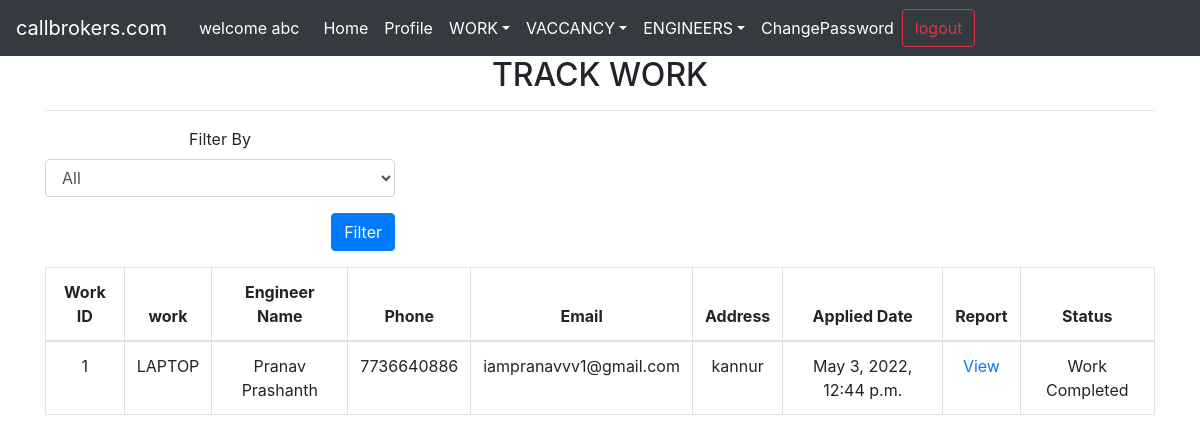
/company/track_work/ (signed in), run on the app's committed database.
### account/models.py (models this page shows, shortened)
class User(AbstractUser):
    user_type = models.CharField(max_length=15,default='admin')

class engineer(models.Model):
    user = models.OneToOneField(User,on_delete=models.CASCADE)
    phone = models.CharField(max_length=50)
    address = models.CharField(max_length=50)
    district = models.CharField(max_length=50, default=None, blank=True, null=True)
    id_proof = models.FileField(
        max_length = 300,
        upload_to = 'Id_proof/'
    )
    profile_pic = models.ImageField(upload_to='profile_pics',blank=True,null=True,default='profile_pics/default.jpg')

### engineer/models.py (models this page shows)
class ApplyWork(models.Model):
    engineer = models.ForeignKey(engineer, on_delete=models.CASCADE)
    work = models.ForeignKey(Work, on_delete=models.CASCADE)
    status = models.CharField(default='Applied', max_length=20)
    date = models.DateTimeField(auto_now_add=True)

### customer/models.py (models this page shows, shortened)
class Work(models.Model):
    WARRANTY_TYPE = (
        (0, 'No'),
        (1, 'Yes'),
    )
    product_item = models.CharField(max_length=50)
    brand_name = models.CharField(max_length=50)
    model_number = models.CharField(max_length=50)
    serial_number = models.CharField(max_length=100)
    date = models.DateField(auto_now_add=True)
    warranty = models.IntegerField(choices=WARRANTY_TYPE, default=0)
    description = models.TextField(max_length=500)
    user = models.ForeignKey(User, on_delete=models.CASCADE, default=None)

### company/views.py (the view, shortened to what this page needs)
# urls.py: path('track_work/',track_work,name='company_track_work'),
def track_work(request):
    if request.method == 'GET':
        lst = list(Work.objects.filter(user=request.user).values_list('id').distinct())
        works = ApplyWork.objects.filter(work__in=lst,status__in=['Approved', 'Completed'])
        context = {}
        context['works'] = works
        return render(request,'company/track_work.html',context)

### company/templates/company/track_work.html (shortened to what this page needs)
{% extends 'company/shared/base.html' %}
{% load static %}
{% load crispy_forms_tags %}
{% block content %}
<div class="container">
    <div class="row">
        <div class="col-md-12 text-center">
            <h2>TRACK WORK</h2>
            <hr>
            <div class="row">
                <div class="col-4">
                    <form method="post">
                        <div class="form-group">
                            <label for="filter">Filter By</label>
                            <select name="filter" id="filter" class="form-control">
                                <option value="all">All</option>
                            </select>
                        </div>
                        <div class="form-group text-right">
                            <button type="submit" class="btn btn-primary">Filter</button>
                        </div>
                    </form>
                </div>
                <div class="col-sm-12">
                    <table class="table table-bordered">
                        <thead>
                            <tr>
                                <th>Work ID</th>
                                <th>work</th>
                                <th>Engineer Name</th>
                                <th>Phone</th>
                                <th>Email</th>
                                <th>Address</th>
                                <th>Applied Date</th>
                                <th>Report</th>
                                <th>Status</th>
                            </tr>
                        </thead>
                        <tbody>
                            {% for w in works %}
                            <tr>
                                <td>{{ w.work.id }}</td>
                                <td>{{ w.work.product_item }}</td>
                                <td>{{ w.engineer.user.first_name }} {{ w.engineer.user.last_name }}</td>
                                <td>{{ w.engineer.phone }}</td>
                                <td>{{ w.engineer.user.email }}</td>
                                <td>{{ w.engineer.address }}</td>
                                <td>
                                    {{ w.date }}
                                </td>
                                <td>
                                    {% if w.status == 'Approved' %}
                                        Not Found
                                    {% elif w.status == 'Completed' %}
                                        <a href="{% url 'company_work_detail' work_id=w.work.id %}">View</a>
                                    {% endif %}
                                </td>
                                <td>
                                    {% if w.status == 'Approved' %}
                                        Work in progress
                                    {% elif w.status == 'Completed' %}
                                        Work Completed
                                    {% endif %}
                                </td>
                            </tr>
                            {% endfor %}
                        </tbody>
                    </table>
                </div>
            </div>
        </div>
    </div>
</div>
{% endblock content %}

### company/templates/company/shared/nav.html (shortened to what this page needs)
<nav class="navbar navbar-expand-sm navbar-dark bg-dark">
    <a class="navbar-brand" href="{% url 'home' %}">callbrokers.com</a>
    <div class="collapse navbar-collapse" id="collapsibleNavId">
        {% if user.is_authenticated %}
        <span class="text-white mx-3">welcome {{user.first_name}}</span>
        {% endif %}
        <ul class="navbar-nav mr-auto mt-2 mt-lg-0">
            <li class="nav-item active">
                <a class="nav-link" href="{% url 'company_home' %}">Home <span class="sr-only">(current)</span></a>
            </li>
            <li class="nav-item active">
                <a class="nav-link" href="{% url 'company_profile' %}">Profile </a>
            </li>
            <li class="nav-item dropdown">
                <a class="nav-link dropdown-toggle active" href="#" id="dropdownId" data-toggle="dropdown" aria-haspopup="true" aria-expanded="false">WORK</a>
            </li>
            <li class="nav-item dropdown">
                <a class="nav-link dropdown-toggle active" href="#" id="dropdownId" data-toggle="dropdown" aria-haspopup="true" aria-expanded="false">VACCANCY</a>
            </li>
            <li class="nav-item dropdown">
                <a class="nav-link dropdown-toggle active" href="#" id="dropdownId" data-toggle="dropdown" aria-haspopup="true" aria-expanded="false">ENGINEERS</a>
            </li>
            <li class="nav-item active">
                <a class="nav-link" href="{% url 'company_change_password' %}">ChangePassword</a>
            </li>
            <form class="form-inline my-2 my-lg-0">
                <a class="btn btn-outline-danger my-2 my-sm-0" href="{% url 'account_logout' %}">logout</a>
            </form>
    </div>
</nav>

### data on the page
User: first_name "abc"
ApplyWork: work.id "1", work.product_item "LAPTOP", engineer.user.first_name "Pranav", engineer.user.last_name "Prashanth", engineer.phone "7736640886", engineer.user.email "iampranavvv1@gmail.com", engineer.address "kannur", date "May 3, 2022, 12:44 p.m.", status "View"
